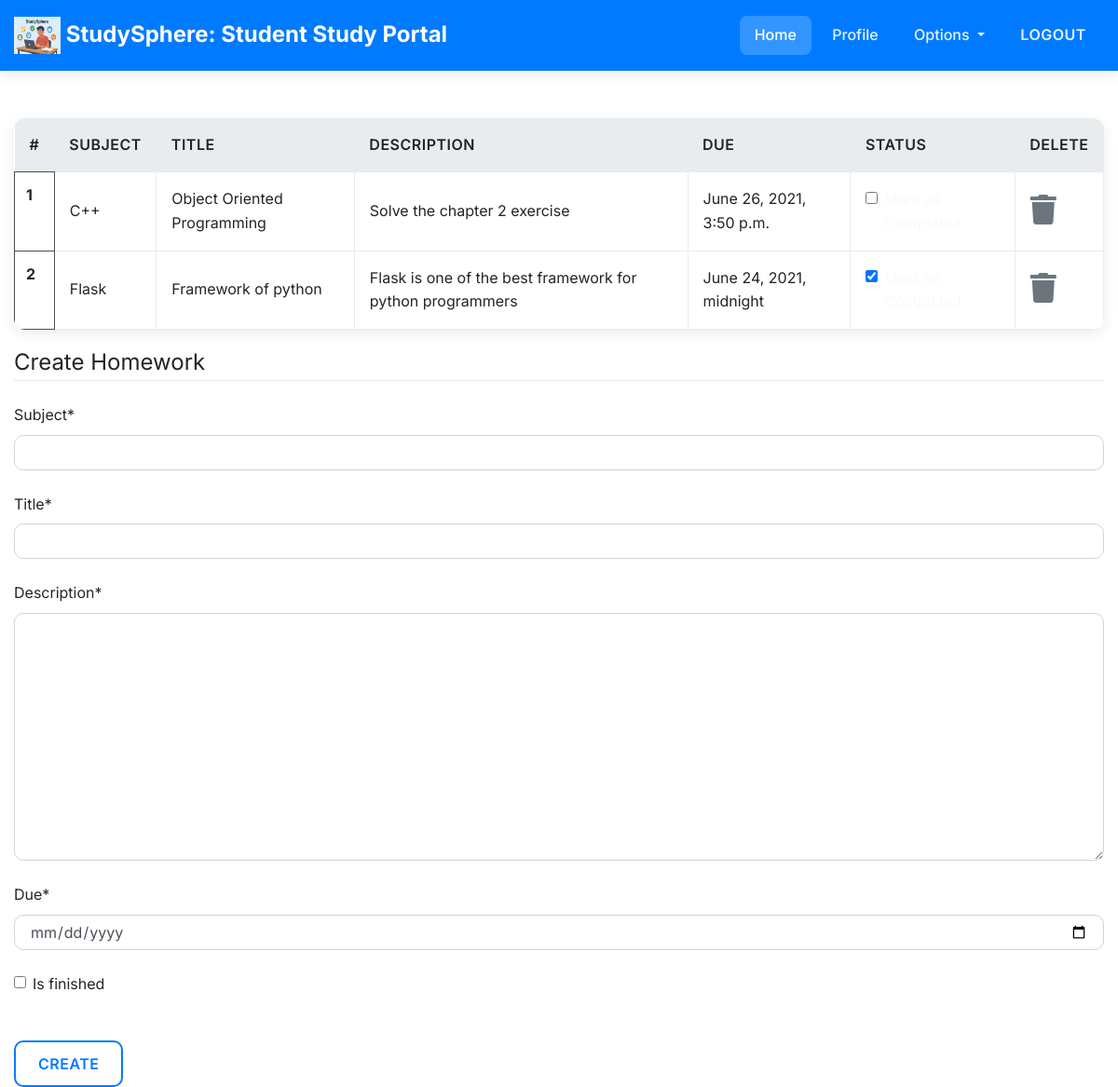
Screenshot of /homework/ (signed in) with the database file from the repository.
### dashboard/models.py (models this page shows, shortened)
class Homework(models.Model):
    user = models.ForeignKey(User,on_delete=models.CASCADE)
    subject = models.CharField(max_length=60)
    title = models.CharField(max_length=100)
    description = models.TextField()
    due = models.DateTimeField()
    is_finished = models.BooleanField(default=False)

### dashboard/views.py (the view)
# urls.py: path('homework/',views.homework,name='homework'),
@login_required
def homework(request):
    if request.method == 'POST':
        form = HomeworkForm(request.POST)
        if form.is_valid():
            try:
                finished = request.POST['is_finished']
                if finished == 'on':
                    finished = True
                else:
                    finished = False
            except:
                finished = False
            homeworks = Homework(
                user = request.user,
                subject = request.POST['subject'],
                title = request.POST['title'],
                description = request.POST['description'],
                due = request.POST['due'],
                is_finished = finished
            )
            homeworks.save()
            messages.success(request,f"Homework added from {request.user.username.title()}")
    else:
        form = HomeworkForm()
    homework = Homework.objects.filter(user=request.user)
    if len(homework) == 0:
        homework_done = True
    else:
        homework_done = False
    context = {
        'homeworks':homework,
        'homework_done':homework_done,
        'form':form
        }
    return render(request,'dashboard/homework.html',context)

### dashboard/forms.py
class HomeworkForm(forms.ModelForm):
    class Meta:
        model = Homework
        widgets = {'due':DateInput()}
        fields = ['subject','title','description','due','is_finished']

### cgi.py (called while the page is built, shortened)
def parse_header(value):
    if not value:
        return '', {}

### dashboard/templates/dashboard/homework.html (shortened to what this page needs)
{% extends 'dashboard/base.html' %}
{% load static %}
{% load crispy_forms_tags %}
{% block content %}
<div class="container">
    {% if not homework_done %}
    <table class="table table-striped table-bordered table-hover table-dark">
        <thead>
            <tr>
                <th scope="col">#</th>
                <th scope="col">Subject</th>
                <th scope="col">Title</th>
                <th scope="col">Description</th>
                <th scope="col">Due</th>
                <th scope="col">Status</th>
                <th scope="col">Delete</th>
            </tr>
        </thead>
        <tbody>
            {% for homework in homeworks %}
            <tr>
                <th scope="row">{{forloop.counter}}</th>
                <td>{{homework.subject}}</td>
                <td>{{homework.title}}</td>
                <td>{{homework.description}}</td>
                <td>{{homework.due}}</td>
                <td>
                    <a href="{% url 'update_homework' homework.id %}">
                        <div class="form-check">
                            {% if homework.is_finished == True %}
                            <input class="form-check-input" type="checkbox" value="" checked>
                            {% else %}
                            <input class="form-check-input" type="checkbox" value="">
                            {% endif %}
                            <label class="form-check-label text-light" for="flexCheckDefault">
                            </label>
                        </div>
                    </a>
                </td>
                <td><a href="{% url 'delete_homework' homework.id %}"><i class="fa fa-trash fa-2x"></i></a></td>
            </tr>
            {% endfor %}
        </tbody>
    </table>
    {% else %}
    <h4>All homeworks are completed!! Create to have more!!</h4>
    {% endif %}
</div>
<div class=" container">
    <form method="POST">
        <fieldset class="form-group">
            {{form|crispy}}
            <legend class="border-bottom mb-4">Create Homework</legend>
        </fieldset>
        <div class="form-group">
            <button href="" class="btn btn-outline-info" type="submit">
                Create
            </button>
        </div>
    </form>
</div>
{% endblock content %}

### dashboard/templates/dashboard/base.html (shortened to what this page needs)
<!DOCTYPE html>
{% load static %}
<html lang="en">
  <head>
    <link rel="stylesheet" href="{% static 'css/bootstrap.css' %}" />
    <link
      rel="stylesheet"
      href="https://stackpath.bootstrapcdn.com/bootstrap/4.3.1/css/bootstrap.min.css"
    />
    <link
      rel="stylesheet"
      href="https://use.fontawesome.com/releases/v5.7.2/css/all.css"
    />
    <link rel="stylesheet" href="{% static 'css/main.css' %}" />
  </head>
  <body>
    <header>
      <nav class="navbar navbar-expand-lg navbar-dark bg-dark">
        <div class="container-fluid">
          <a class="navbar-brand" href="/">
            <img
              src="{% static 'images/StudySphere.png' %}"
              alt="Logo"
              width="50"
              height="40"
              class="d-inline-block align-top"
            />
            StudySphere: Student Study Portal</a
          >
          <div
            class="collapse navbar-collapse justify-content-end"
            id="navbarSupportedContent"
          >
            <ul class="navbar-nav mb-2 mb-lg-0">
              <li class="nav-item">
                <a class="nav-link active" aria-current="page" href="/">Home</a>
              </li>
              {% if request.user.is_authenticated %}
              <li class="nav-item">
                <a class="nav-link" href="{% url 'profile' %}">Profile</a>
              </li>
              <li class="nav-item dropdown">
                <a
                  class="nav-link dropdown-toggle"
                  href="#"
                  id="navbarDropdown"
                  role="button"
                  data-toggle="dropdown"
                  aria-haspopup="true"
                  aria-expanded="false"
                >
                  Options
                </a>
              </li>
              <li class="nav-item">
                <form
                  method="post"
                  action="{% url 'logout' %}"
                  style="display: inline; margin: 0"
                >
                  <button
                    type="submit"
                    class="nav-link btn btn-link"
                    style="padding: 0"
                  >
                    Logout
                  </button>
                </form>
              </li>
              {% endif %}
            </ul>
          </div>
        </div>
      </nav>
    </header>
    <br /><br />
    <main>
       {% block content %} {% endblock content %}
    </main>
  </body>
</html>

### static/css/main.css (style rules this page uses)
:root { --primary-color: #007bff; --primary-dark: #0056b3; --primary-light: #66b3ff; --secondary-color: #28a745; --accent-color: #dc3545; --warning-color: #ffc107; --dark-color: #212529; --light-color: #ffffff; --gray-color: #6c757d; --success-color: #28a745; --danger-color: #dc3545; --card-shadow: 0 4px 15px rgba(0, 0, 0, 0.08); --hover-shadow: 0 8px 25px rgba(0, 0, 0, 0.12); }
* { margin: 0; padding: 0; box-sizing: border-box; }
html { scroll-behavior: smooth; height: 100%; width: 100%; }
body { font-family: 'Inter', 'Poppins', sans-serif; background: var(--light-color); background-attachment: fixed; min-height: 100vh; color: var(--dark-color); line-height: 1.6; }
.navbar { background: var(--primary-color) !important; box-shadow: var(--card-shadow); padding: 0.8rem 0; backdrop-filter: none; }
.navbar-brand { font-weight: 700; font-size: 1.5rem; color: var(--light-color); background: none; -webkit-background-clip: none; -webkit-text-fill-color: unset; background-clip: unset; transition: all 0.3s ease; }
.nav-link { color: rgba(255, 255, 255, 0.9) !important; font-weight: 500; padding: 0.5rem 1rem !important; margin: 0 0.2rem; border-radius: 8px; transition: all 0.3s ease; position: relative; }
.nav-link.active { background: rgba(255, 255, 255, 0.2); color: white !important; }
main { font-family: 'Inter', sans-serif; min-height: calc(100vh - 200px); }
.container { max-width: 1200px; }
.btn { border-radius: 10px; font-weight: 600; padding: 0.7rem 1.5rem; transition: all 0.3s ease; border: none; text-transform: uppercase; letter-spacing: 0.5px; }
.btn-outline-info { border: 2px solid var(--primary-color); color: var(--primary-color); background: transparent; }
.form-group { margin-bottom: 1.5rem; }
.form-control { border: 1px solid #ced4da; border-radius: 10px; padding: 0.75rem 1rem; font-size: 1rem; transition: all 0.3s ease; }
.form-check-input:checked { background-color: var(--success-color); border-color: var(--success-color); }
.table { border-radius: 12px; overflow: hidden; box-shadow: var(--card-shadow); }
.table-dark { background: var(--light-color); color: var(--dark-color); }
.table-dark thead th { background: #e9ecef; color: var(--dark-color); border: none; padding: 1rem; font-weight: 600; text-transform: uppercase; letter-spacing: 0.5px; }
.table-dark tbody td { padding: 1rem; border-color: #e9ecef; vertical-align: middle; }
.fa { transition: all 0.3s ease; color: var(--gray-color); }
.border-bottom { border-color: #e2e8f0 !important; }
.card, .content-section, .table { animation: fadeInUp 0.6s ease-out; }

### rows the page displays
Homework: subject "C++", title "Object Oriented Programming", description "Solve the chapter 2 exercise", due "June 26, 2021, 3:50 p.m."
Homework: subject "Flask", title "Framework of python", description "Flask is one of the best framework for python programmers", due "June 24, 2021, midnight"
